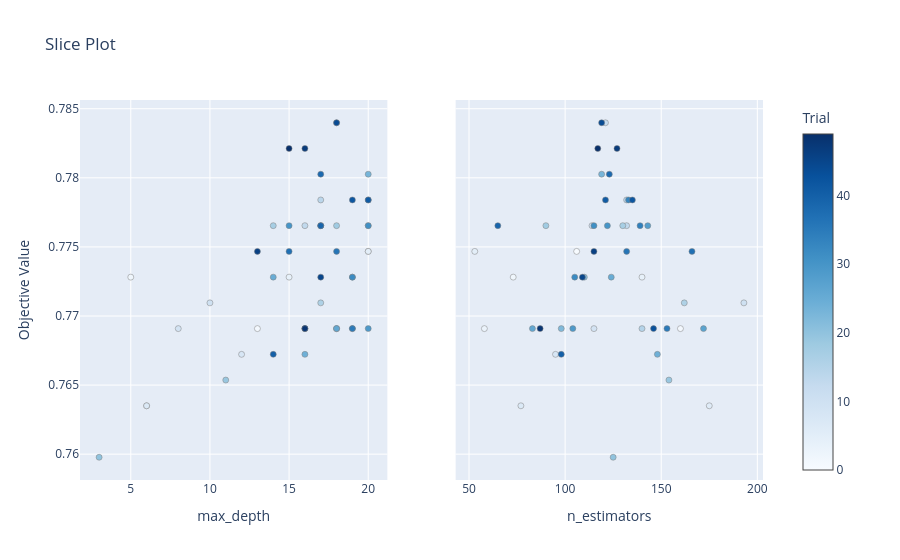

Notebook source saved alongside this figure:
### Code cell
# 3. Slice Plot
plot_slice(study).show()

### Figure 1 — Plotly figure (JSON) as saved in the notebook; plotly's stock layout.template omitted (floating-point values rounded to 4 significant figures)
{"data": [{"marker": {"color": [0, 1, 2, 3, 4, 5, 6, 7, 8, 9, 10, 11, 12, 13, 14, 15, 16, 17, 18, 19, 20, 21, 22, 23, 24, 25, 26, 27, 28, 29, 30, 31, 32, 33, 34, 35, 36, 37, 38, 39, 40, 41, 42, 43, 44, 45, 46, 47, 48, 49], "colorbar": {"title": {"text": "Trial"}, "x": 1, "xpad": 40}, "colorscale": [[0, "rgb(247,251,255)"], [0.125, "rgb(222,235,247)"], [0.25, "rgb(198,219,239)"], [0.375, "rgb(158,202,225)"], [0.5, "rgb(107,174,214)"], [0.625, "rgb(66,146,198)"], [0.75, "rgb(33,113,181)"], [0.875, "rgb(8,81,156)"], [1, "rgb(8,48,107)"]], "line": {"color": "Grey", "width": 0.5}, "showscale": true}, "mode": "markers", "name": "Feasible Trial", "showlegend": false, "type": "scatter", "x": [20, 13, 5, 18, 15, 20, 6, 6, 12, 8, 10, 20, 18, 16, 17, 16, 17, 14, 18, 11, 3, 19, 18, 20, 16, 14, 18, 19, 17, 20, 15, 20, 19, 20, 17, 19, 18, 15, 17, 17, 14, 20, 19, 16, 18, 17, 13, 16, 16, 15], "xaxis": "x", "y": [0.7747, 0.7691, 0.7728, 0.7691, 0.7728, 0.7747, 0.7635, 0.7635, 0.7672, 0.7691, 0.7709, 0.7765, 0.784, 0.7765, 0.7784, 0.7691, 0.7709, 0.7765, 0.7765, 0.7654, 0.7598, 0.7728, 0.7691, 0.7803, 0.7672, 0.7728, 0.7691, 0.7691, 0.7765, 0.7691, 0.7765, 0.7765, 0.7728, 0.7784, 0.7765, 0.7691, 0.7747, 0.7747, 0.7803, 0.7765, 0.7672, 0.7784, 0.7784, 0.7691, 0.784, 0.7728, 0.7747, 0.7821, 0.7691, 0.7821], "yaxis": "y"}, {"marker": {"color": [0, 1, 2, 3, 4, 5, 6, 7, 8, 9, 10, 11, 12, 13, 14, 15, 16, 17, 18, 19, 20, 21, 22, 23, 24, 25, 26, 27, 28, 29, 30, 31, 32, 33, 34, 35, 36, 37, 38, 39, 40, 41, 42, 43, 44, 45, 46, 47, 48, 49], "colorbar": {"title": {"text": "Trial"}, "x": 1, "xpad": 40}, "colorscale": [[0, "rgb(247,251,255)"], [0.125, "rgb(222,235,247)"], [0.25, "rgb(198,219,239)"], [0.375, "rgb(158,202,225)"], [0.5, "rgb(107,174,214)"], [0.625, "rgb(66,146,198)"], [0.75, "rgb(33,113,181)"], [0.875, "rgb(8,81,156)"], [1, "rgb(8,48,107)"]], "line": {"color": "Grey", "width": 0.5}, "showscale": false}, "mode": "markers", "name": "Feasible Trial", "showlegend": false, "type": "scatter", "x": [106, 160, 73, 58, 140, 53, 175, 77, 95, 115, 193, 114, 121, 132, 132, 140, 162, 130, 90, 154, 125, 110, 98, 119, 148, 124, 83, 172, 143, 104, 122, 115, 105, 133, 139, 153, 132, 166, 123, 65, 98, 121, 135, 146, 119, 109, 115, 127, 87, 117], "xaxis": "x2", "y": [0.7747, 0.7691, 0.7728, 0.7691, 0.7728, 0.7747, 0.7635, 0.7635, 0.7672, 0.7691, 0.7709, 0.7765, 0.784, 0.7765, 0.7784, 0.7691, 0.7709, 0.7765, 0.7765, 0.7654, 0.7598, 0.7728, 0.7691, 0.7803, 0.7672, 0.7728, 0.7691, 0.7691, 0.7765, 0.7691, 0.7765, 0.7765, 0.7728, 0.7784, 0.7765, 0.7691, 0.7747, 0.7747, 0.7803, 0.7765, 0.7672, 0.7784, 0.7784, 0.7691, 0.784, 0.7728, 0.7747, 0.7821, 0.7691, 0.7821], "yaxis": "y2"}], "layout": {"title": {"text": "Slice Plot"}, "xaxis": {"anchor": "y", "domain": [0, 0.45], "title": {"text": "max_depth"}}, "xaxis2": {"anchor": "y2", "domain": [0.55, 1], "title": {"text": "n_estimators"}}, "yaxis": {"anchor": "x", "domain": [0, 1], "title": {"text": "Objective Value"}}, "yaxis2": {"anchor": "x2", "domain": [0, 1], "matches": "y", "showticklabels": false}}}
